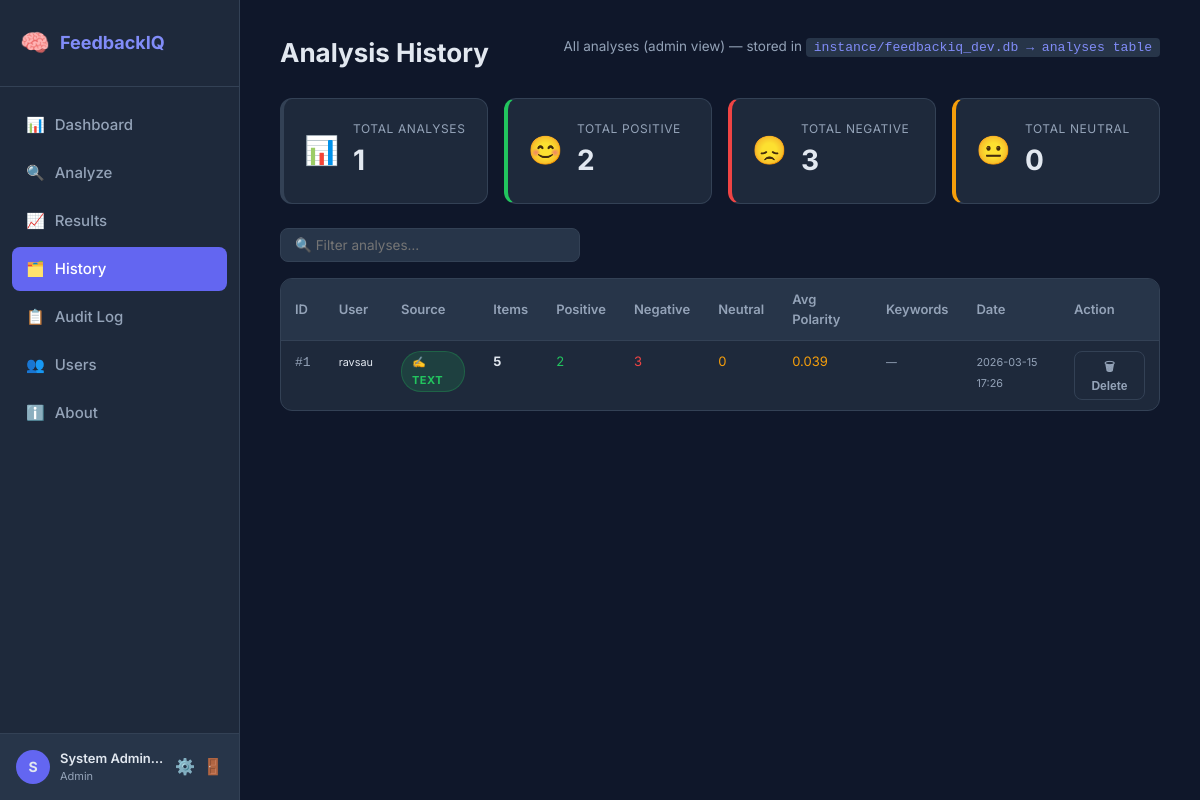
Screenshot of /history (signed in) with the database file from the repository.
### tables this page shows
CREATE TABLE analyses (
    id           INTEGER PRIMARY KEY AUTOINCREMENT,
    source       TEXT    NOT NULL DEFAULT 'text',   -- 'text' | 'file'
    filename     TEXT,
    total        INTEGER NOT NULL DEFAULT 0,
    pos_count    INTEGER NOT NULL DEFAULT 0,
    neg_count    INTEGER NOT NULL DEFAULT 0,
    neu_count    INTEGER NOT NULL DEFAULT 0,
    avg_polarity REAL    NOT NULL DEFAULT 0.0,
    top_keywords TEXT    NOT NULL DEFAULT '[]',     -- JSON
    summary      TEXT    NOT NULL DEFAULT '',
    created_by   INTEGER,                           -- FK → users.id
    created_at   TIMESTAMP NOT NULL DEFAULT CURRENT_TIMESTAMP,
    FOREIGN KEY (created_by) REFERENCES users(id)
);

CREATE TABLE users (
    id            INTEGER PRIMARY KEY AUTOINCREMENT,
    username      TEXT    NOT NULL UNIQUE,
    password_hash TEXT    NOT NULL,
    role          TEXT    NOT NULL DEFAULT 'analyst',  -- 'admin' | 'analyst'
    full_name     TEXT    NOT NULL DEFAULT '',
    created_at    TIMESTAMP NOT NULL DEFAULT CURRENT_TIMESTAMP,
    last_login    TIMESTAMP
);

### app/routes/main.py (the view)
@main_bp.route("/history")
@login_required
def history():
    repo = AnalysisRepository(db_path=current_app.config.get("DB_PATH"))
    uid  = None if session.get("role") == "admin" else session.get("user_id")
    analyses = repo.get_all(user_id=uid, limit=200)
    return render_template("history.html", analyses=analyses)

### app/auth.py (called while the page is built)
def login_required(f):
    @wraps(f)
    def decorated(*args, **kwargs):
        if "user_id" not in session:
            flash("Please log in to access this page.", "warning")
            return redirect(url_for("auth.login", next=request.path))
        return f(*args, **kwargs)
    return decorated

### app/database/connection.py (called while the page is built)
def get_db_path(db_path: str = None) -> str:
    path = db_path or DEFAULT_DB
    os.makedirs(os.path.dirname(path), exist_ok=True)
    return path

def get_connection(db_path: str = None) -> sqlite3.Connection:
    conn = sqlite3.connect(get_db_path(db_path))
    conn.row_factory = sqlite3.Row          # access columns by name
    conn.execute("PRAGMA journal_mode=WAL")
    conn.execute("PRAGMA foreign_keys=ON")
    return conn

@contextmanager
def db_session(db_path: str = None):
    conn = get_connection(db_path)
    try:
        yield conn
        conn.commit()
    except Exception:
        conn.rollback()
        raise
    finally:
        conn.close()

### app/database/repository.py (called while the page is built, shortened)
    def get_all(self, user_id: int = None, limit: int = 100) -> list:
        with db_session(self.db_path) as conn:
            if user_id is None:
                rows = conn.execute(
                    """SELECT a.*, u.username FROM analyses a
                       LEFT JOIN users u ON u.id = a.created_by
                       ORDER BY a.created_at DESC LIMIT ?""", (limit,)
                ).fetchall()
        return [dict(r) for r in rows]

### app/templates/history.html (shortened to what this page needs)
{% extends "base.html" %}
{% block content %}
<div class="page-header">
  <h1>Analysis History</h1>
  <p class="subtitle">
    {% if session.get('role') == 'admin' %}All analyses (admin view){% else %}Your analyses{% endif %}
    — stored in <code style="background:var(--surface2);padding:2px 8px;border-radius:4px;font-size:.82rem;color:var(--primary-light);">instance/feedbackiq_dev.db → analyses table</code>
  </p>
</div>
{% if not analyses %}
<div class="empty-state">
  <span>📭</span>
  <h2>No analyses yet</h2>
  <p>Go to <a href="{{ url_for('main.upload') }}">Analyze Feedback</a> to run your first analysis.</p>
</div>
{% else %}
<div class="stats-grid" style="margin-bottom:24px;">
  <div class="stat-card tot"><div class="stat-icon">📊</div><div class="stat-info"><span class="stat-label">Total Analyses</span><span class="stat-value">{{ analyses|length }}</span></div></div>
  <div class="stat-card positive"><div class="stat-icon">😊</div><div class="stat-info"><span class="stat-label">Total Positive</span><span class="stat-value">{{ analyses|sum(attribute='pos_count') }}</span></div></div>
  <div class="stat-card negative"><div class="stat-icon">😞</div><div class="stat-info"><span class="stat-label">Total Negative</span><span class="stat-value">{{ analyses|sum(attribute='neg_count') }}</span></div></div>
  <div class="stat-card neutral"><div class="stat-icon">😐</div><div class="stat-info"><span class="stat-label">Total Neutral</span><span class="stat-value">{{ analyses|sum(attribute='neu_count') }}</span></div></div>
</div>
<div style="margin-bottom:1rem;">
  <input type="text" id="histSearch" class="form-input-inline" placeholder="🔍 Filter analyses…" oninput="filterHistory()" style="width:300px;">
</div>
<div class="card" style="padding:0;overflow:hidden;">
  <div style="overflow-x:auto;">
    <table class="data-table" id="histTable">
      <thead>
        <tr>
          <th>ID</th>
          {% if session.get('role') == 'admin' %}<th>User</th>{% endif %}
          <th>Source</th><th>Items</th><th>Positive</th><th>Negative</th><th>Neutral</th>
          <th>Avg Polarity</th><th>Keywords</th><th>Date</th><th>Action</th>
        </tr>
      </thead>
      <tbody>
        {% for a in analyses %}
        <tr class="hist-row">
          <td><code style="color:var(--text-muted)">#{{ a.id }}</code></td>
          {% if session.get('role') == 'admin' %}<td><small>{{ a.username or '—' }}</small></td>{% endif %}
          <td>
            <span class="badge {% if a.source == 'file' %}badge-neu{% else %}badge-pos{% endif %}">
              {{ '📂 file' if a.source == 'file' else '✍️ text' }}
            </span>
          </td>
          <td><strong>{{ a.total }}</strong></td>
          <td style="color:var(--positive)">{{ a.pos_count }}</td>
          <td style="color:var(--negative)">{{ a.neg_count }}</td>
          <td style="color:var(--neutral)">{{ a.neu_count }}</td>
          <td>
            <span style="color:{% if a.avg_polarity > 0.1 %}var(--positive){% elif a.avg_polarity < -0.1 %}var(--negative){% else %}var(--neutral){% endif %}">
              {{ "%.3f"|format(a.avg_polarity) }}
            </span>
          </td>
          <td style="max-width:180px;">
            {% set kws = a.top_keywords if a.top_keywords is iterable and a.top_keywords is not string else [] %}
            <small style="color:var(--text-muted)">{{ kws[:4]|join(', ') if kws else '—' }}</small>
          </td>
          <td><small style="color:var(--text-muted)">{{ a.created_at[:16] if a.created_at else '—' }}</small></td>
          <td>
            <button class="btn btn-ghost btn-sm" onclick="deleteAnalysis({{ a.id }})">🗑 Delete</button>
          </td>
        </tr>
        {% endfor %}
      </tbody>
    </table>
  </div>
</div>
{% endif %}
{% endblock %}

### app/static/css/style.css (style rules this page uses)
*, *::before, *::after { box-sizing: border-box; margin: 0; padding: 0; }
:root { --bg: #0f172a; --surface: #1e293b; --surface2: #273549; --border: #334155; --primary: #6366f1; --primary-light: #818cf8; --positive: #22c55e; --negative: #ef4444; --neutral: #f59e0b; --text: #e2e8f0; --text-muted: #94a3b8; --sidebar-w: 240px; --radius: 12px; --shadow: 0 4px 24px rgba(0,0,0,0.4); }
body { font-family: 'Inter', sans-serif; background: var(--bg); color: var(--text); display: flex; min-height: 100vh; font-size: 15px; line-height: 1.6; }
.page-header { margin-bottom: 28px; }
.page-header h1 { font-size: 28px; font-weight: 700; }
.page-header .subtitle { color: var(--text-muted); margin-top: 4px; }
.card { background: var(--surface); border: 1px solid var(--border); border-radius: var(--radius); padding: 24px; margin-bottom: 24px; }
.stats-grid { display: grid; grid-template-columns: repeat(auto-fit, minmax(160px, 1fr)); gap: 16px; margin-bottom: 24px; }
.stat-card { background: var(--surface); border: 1px solid var(--border); border-radius: var(--radius); padding: 20px; display: flex; align-items: center; gap: 14px; border-left: 4px solid var(--border); }
.stat-card.positive { border-left-color: var(--positive); }
.stat-card.negative { border-left-color: var(--negative); }
.stat-card.neutral { border-left-color: var(--neutral); }
.stat-icon { font-size: 28px; }
.stat-info { display: flex; flex-direction: column; }
.stat-label { font-size: 12px; color: var(--text-muted); text-transform: uppercase; letter-spacing: 0.05em; }
.stat-value { font-size: 28px; font-weight: 700; }
.btn { padding: 10px 20px; border-radius: 8px; font-size: 14px; font-weight: 600; cursor: pointer; border: none; transition: all 0.2s; }
.btn-ghost { background: transparent; color: var(--text-muted); border: 1px solid var(--border); }
.data-table { width: 100%; border-collapse: collapse; font-size: 13px; }
.data-table th { text-align: left; padding: 10px 14px; background: var(--surface2); color: var(--text-muted); font-weight: 600; border-bottom: 1px solid var(--border); }
.data-table td { padding: 10px 14px; border-bottom: 1px solid var(--border); vertical-align: top; }
.data-table tr:last-child td { border-bottom: none; }
.badge { display: inline-block; padding: 2px 10px; border-radius: 20px; font-size: 11px; font-weight: 700; text-transform: uppercase; letter-spacing: 0.05em; }
.badge-pos { background: rgba(34,197,94,0.15); color: var(--positive); }
.page-header { display: flex; align-items: flex-start; justify-content: space-between; margin-bottom: 24px; gap: 16px; flex-wrap: wrap; }
.page-header h1 { font-size: 26px; font-weight: 700; }
.page-header .subtitle { color: var(--text-muted); margin-top: 4px; font-size: 13.5px; }
.form-input-inline { background: var(--surface2); border: 1px solid var(--border); border-radius: 8px; color: var(--text); padding: 8px 14px; font-size: 13.5px; font-family: inherit; outline: none; transition: border .2s; }
.btn-sm { padding: 6px 12px !important; font-size: 12px !important; }
.badge-pos { background: rgba(34,197,94,.15); color: var(--positive); border: 1px solid rgba(34,197,94,.25); }

### rows the page displays
analyses: id "1", username "ravsau", source "✍️ TEXT", total "5", pos_count "2", neg_count "3", neu_count "0", avg_polarity "0.039", kws "—", created_at "2026-03-15 17:26"

### other values shown
{{ (session.get('full_name') or session.get('username','?'))[0] | upper }} "S"
{{ session.get('full_name') or session.get('username') }} "System Admin…"
{{ session.get('role','analyst') }} "Admin"
{{ analyses|length }} "1"
{{ analyses|sum(attribute='pos_count') }} "2"
{{ analyses|sum(attribute='neg_count') }} "3"
{{ analyses|sum(attribute='neu_count') }} "0"
